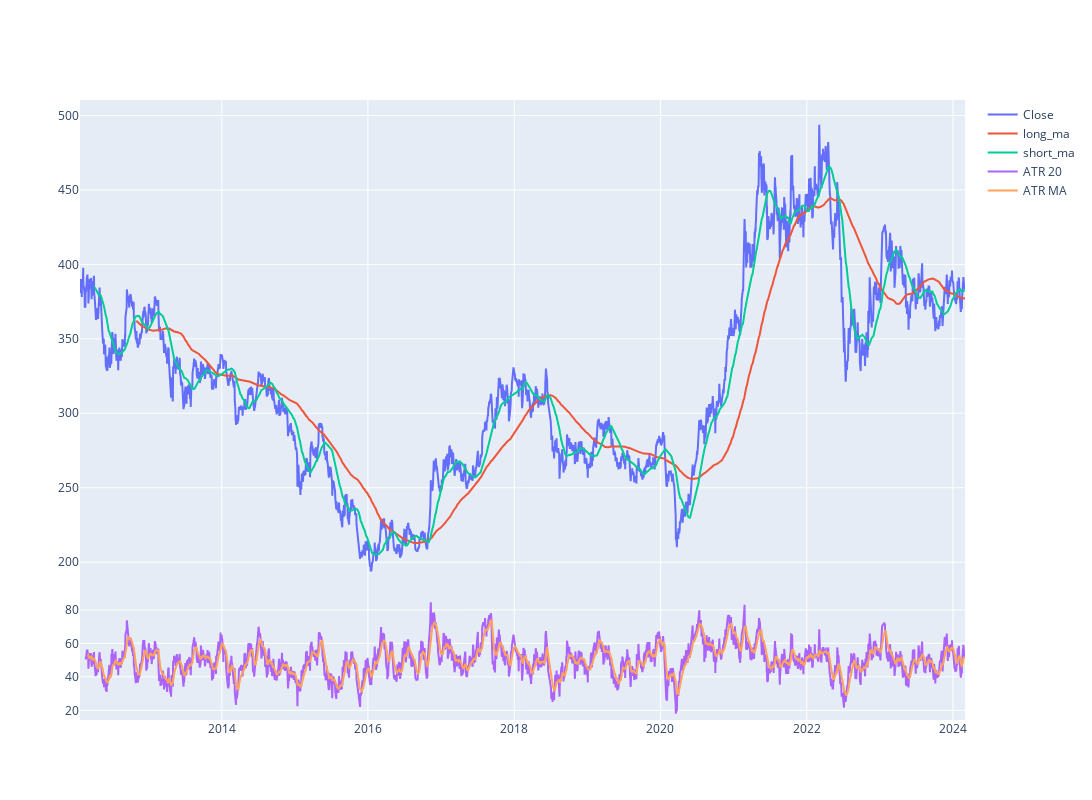

Source (notebook cell):
### Code cell
from dataaccess.csv import get_data
from indicators.average import rolling_average, wilder_average
from indicators.true_range import atr
from indicators.rsi import rsi
from trading.signal import cross_from_below
import numpy
from plotly.subplots import make_subplots
import plotly.graph_objects as go
 

df = get_data('COMEX_HG-MT_prices.csv')

short_ma_length = 50
long_ma_length = 200

df['short_ma'] = rolling_average(df.Close.values, short_ma_length)
df['long_ma']  = rolling_average(df.Close.values, long_ma_length)
df['diff'] = df['short_ma'] - df['long_ma']
df['atr'] = atr(df.High.values, df.Low.values, df.Close.values, 20)
df['atrMA'] = wilder_average(df.atr.values, 9, 20)
df['rsi'] = rsi(df.Close.values, 20)
df['rsiMA'] = wilder_average(df.rsi.values, 9, 20)

df['ShortCrossesLong'] = cross_from_below(df.short_ma.values, df.long_ma.values)

print(numpy.nansum(df['ShortCrossesLong'].values))

fig = make_subplots(rows=2, cols=1, shared_xaxes=True, vertical_spacing=0.0,row_heights=[0.8,0.2])

fig.add_trace(go.Scatter(x=df.Date.values, y=df.Close.values, name='Close'), row=1, col=1)
fig.add_trace(go.Scatter(x=df.Date.values, y=df.long_ma.values, name='long_ma'), row=1, col=1)
fig.add_trace(go.Scatter(x=df.Date.values, y=df.short_ma.values, name='short_ma'), row=1, col=1)
fig.add_trace(go.Scatter(x=df.Date.values, y=df['rsi'].values, name='ATR 20'), row=2, col=1 )
fig.add_trace(go.Scatter(x=df.Date.values, y=df['rsiMA'].values, name='ATR MA'), row=2, col=1 )




fig.update_layout(width=1200, height =800)
fig.show()

### Figure 1 — Plotly figure (JSON) as saved in the notebook; plotly's stock layout.template omitted (floating-point values rounded to 4 significant figures; data arrays with more than 128 entries replaced by an {"elided": "..."} marker saying what was removed)
{"data": [{"name": "Close", "type": "scatter", "x": {"elided": "3114 str values"}, "xaxis": "x", "y": {"elided": "3114 float values"}, "yaxis": "y"}, {"name": "long_ma", "type": "scatter", "x": {"elided": "3114 str values"}, "xaxis": "x", "y": {"elided": "3114 float values"}, "yaxis": "y"}, {"name": "short_ma", "type": "scatter", "x": {"elided": "3114 str values"}, "xaxis": "x", "y": {"elided": "3114 float values"}, "yaxis": "y"}, {"name": "ATR 20", "type": "scatter", "x": {"elided": "3114 str values"}, "xaxis": "x2", "y": {"elided": "3114 float values"}, "yaxis": "y2"}, {"name": "ATR MA", "type": "scatter", "x": {"elided": "3114 str values"}, "xaxis": "x2", "y": {"elided": "3114 float values"}, "yaxis": "y2"}], "layout": {"height": 800, "width": 1200, "xaxis": {"anchor": "y", "domain": [0, 1], "matches": "x2", "showticklabels": false}, "xaxis2": {"anchor": "y2", "domain": [0, 1]}, "yaxis": {"anchor": "x", "domain": [0.2, 1]}, "yaxis2": {"anchor": "x2", "domain": [0, 0.2]}}}
